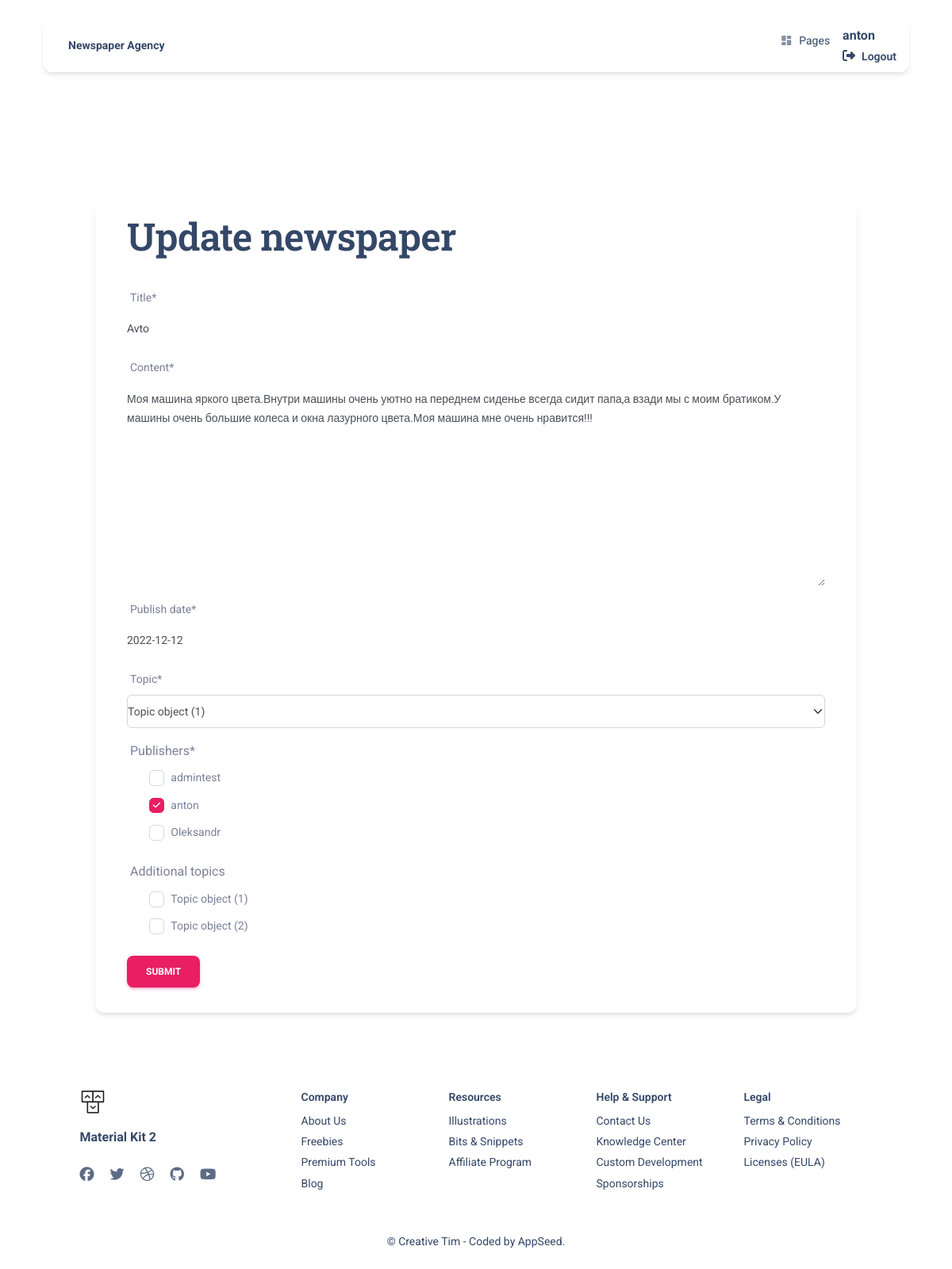
The page /newspapers/1/update/ (signed in) on the database its author committed.
### topic/models.py (models this page shows, shortened)
class Redactor(AbstractUser):
    years_of_experience = models.IntegerField(null=True, default="Without dosaid")

class Newspaper(models.Model):
    title = models.CharField(max_length=255)
    content = models.TextField()
    publish_date = models.DateField()
    topic = models.ForeignKey(Topic, on_delete=models.CASCADE)
    publishers = models.ManyToManyField(Redactor)

### topic/views.py (the view)
class NewspaperUpdateView(LoginRequiredMixin, generic.UpdateView):
    model = Newspaper
    form_class = NewspaperForm
    success_url = reverse_lazy("newspaper_agency:newspaper-list")

### topic/forms.py
class NewspaperForm(forms.ModelForm):
    publishers = forms.ModelMultipleChoiceField(
        queryset=get_user_model().objects.all(),
        widget=forms.CheckboxSelectMultiple,
    )
    additional_topics = forms.ModelMultipleChoiceField(
        queryset=Topic.objects.all(),
        widget=forms.CheckboxSelectMultiple,
        required=False,
    )
    class Meta:
        model = Newspaper
        fields = "__all__"

### templates/topic/newspaper_form.html (shortened to what this page needs)
{% extends 'layouts/base.html' %}
{% load crispy_forms_filters %}
{% block content %}
<br><br><br><br>
<div class="container" >
  <div class="card card-body" >
<div class="container">
  <h1>{{ object|yesno:"Update,Create" }} newspaper</h1>
  <br>
  <form action="" method="post" novalidate>
    {{ form|crispy }}
    <input type="submit" value="Submit" class="btn btn-primary">
  </form>
</div>
  </div>
</div>
{% endblock %}

### templates/includes/navigation.html (shortened to what this page needs)
  <div class="container position-sticky z-index-sticky top-0">
    <div class="row">
      <div class="col-12">
        <nav class="navbar navbar-expand-lg  blur border-radius-xl mt-4 top-0 z-index-3 shadow position-absolute my-3 py-2 start-0 end-0 mx-4">
          <div class="container-fluid px-0">
            <a class="navbar-brand font-weight-bolder ms-sm-3 "  href="/" rel="tooltip" title="Designed and Coded by Creative Tim" data-placement="bottom">
              <strong>Newspaper Agency<strong>
            </a>
            <div class="collapse navbar-collapse pt-3 pb-2 py-lg-0 w-100" id="navigation" >
              <ul class="navbar-nav navbar-nav-hover ms-auto">
                <li class="nav-item dropdown dropdown-hover mx-2">
                  <a class="nav-link ps-2 d-flex cursor-pointer align-items-center" id="dropdownMenuPages" data-bs-toggle="dropdown" aria-expanded="false">
                    <i class="material-icons opacity-6 me-2 text-md">dashboard</i>
                    Pages
                  </a>
                </li>
                <br>
                {% if request.user.is_authenticated %}
                <ul class="sidebar-nav list-group" >
                    <a
                        href="{% url 'newspaper_agency:redactor-detail' pk=user.id %} ">
                      {{ user.get_username }}
                    </a>
                    <a
                      href="{% url 'newspaper_agency:logout' %}">
                      <i class="fa fa-sign-out me-1"></i>
                      <p class="d-inline text-sm font-weight-bold" data-bs-toggle="tooltip" data-bs-placement="bottom" title="Sign OUT">Logout</p>
                    </a>
                </ul>
                {% endif %}
              </ul>
            </div>
          </div>
        </nav>
      </div>
    </div>
  </div>

### rows shown on the page
Redactor: get_username "anton"
Newspaper: title "Avto", content "Моя машина яркого цвета.Внутри машины очень уютно на переднем сиденье всегда сидит папа,а взади мы с моим братиком.У машины очень большие колеса и окна лазурного цвета.Моя машина мне очень нравится!!!", publish_date "2022-12-12", topic "Topic object (1)"

### other values the page prints
{{ object|yesno:"Update,Create" }} "Update"
